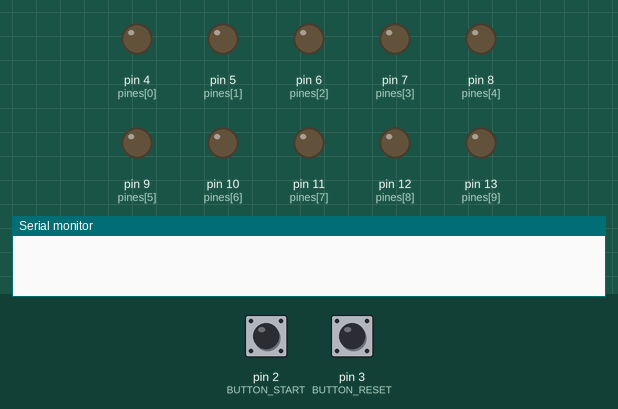
A sketch run on a simulated Arduino Uno, built with avr-gcc and run on an emulated ATmega328P. Shown: output pins drawn as LEDs (lit = HIGH), the last lines printed to the serial monitor. Dashed ring = blinking. The inputs (shaded band) are chosen by the test bench; at power-on: pin 3 (BUTTON_RESET) LOW, pin 2 (BUTTON_START) LOW.

Above: at 3.8 s.
3.9 s: pin 3 (BUTTON_RESET) pulled HIGH for 1.3 s
At 5.8 s:
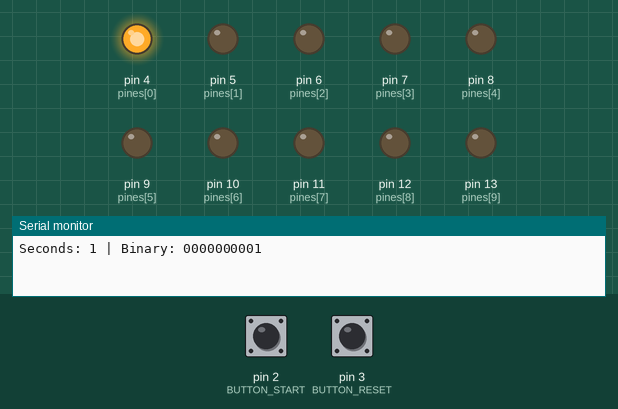
9.4 s: pin 2 (BUTTON_START) pulled HIGH for 1.3 s
At 10.5 s:
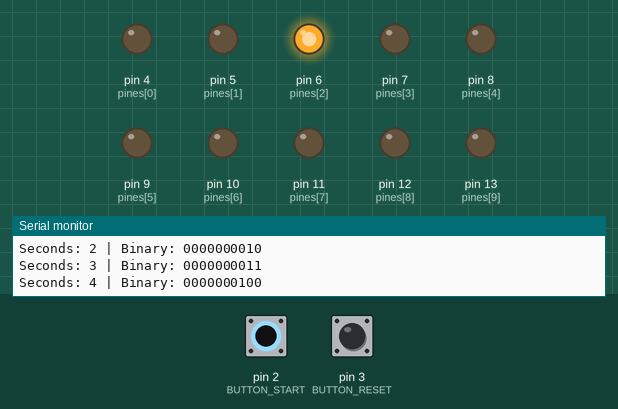
12.2 s: pin 2 (BUTTON_START) pulled HIGH for 1.3 s
At 17.5 s:
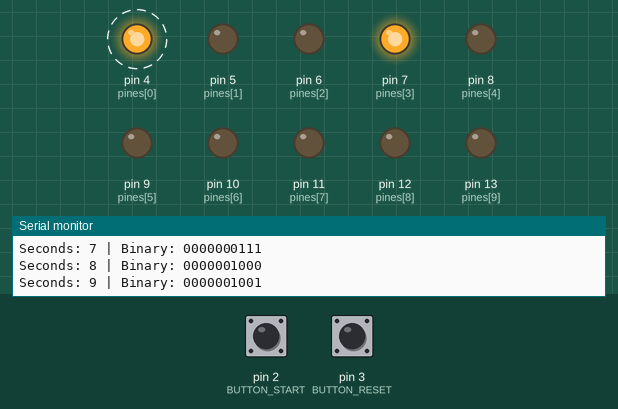
17.7 s: pin 2 (BUTTON_START) pulled HIGH for 3.2 s
At 19.5 s:
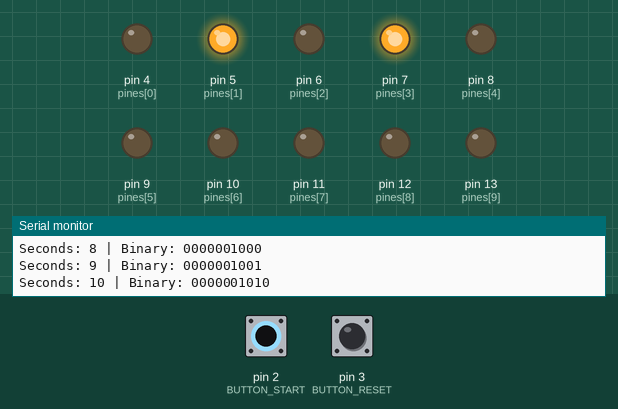
22.4 s: pin 2 (BUTTON_START) pulled HIGH for 1.3 s
At 23.8 s:
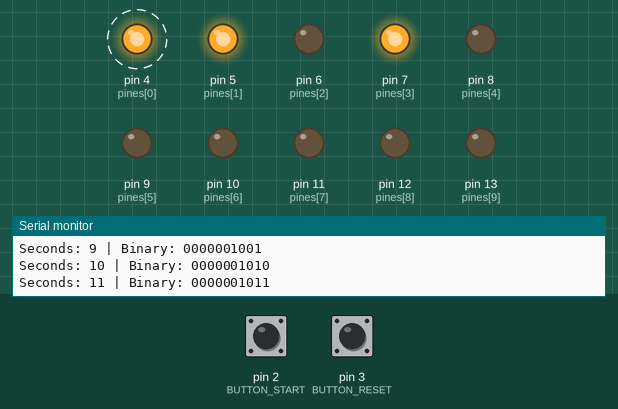
27.9 s: pin 3 (BUTTON_RESET) pulled HIGH for 3.2 s
At 28.8 s:
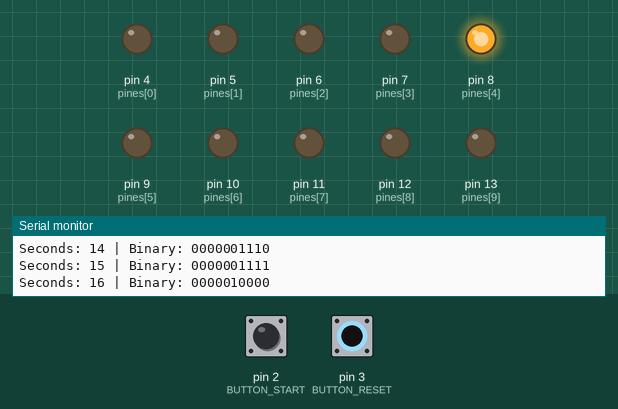
Timing chart, 0 to 50.5 s (numbered marks = the images above; inputs shaded):
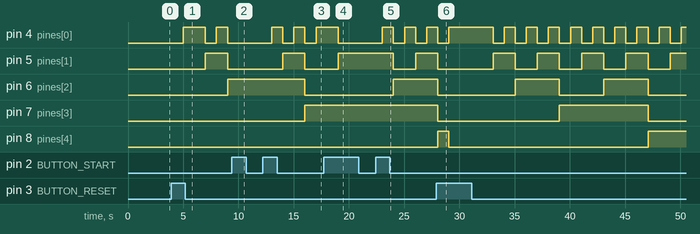

The sketch:

cronometro_binario.ino
```cpp
/*
 *	Trabajo Práctico 1: Cronómetro Binario
 *
 *	Al iniciar la simulacion, todos los led deben comenzar apagados.
 *	Cada 1 segundo que transcurra, se deben encender los led
 *	de acuerdo al numero que representan.
 *
 *	Ejemplo:
 *
 *	El numero 15 (0000001111) se representaria encendiendo los
 *	leds AMARILLO y NARANJA.
 *	Al pasar al numero 16 (0000010000), se deben apagar todos
 *	los led anteriores y encenderse uno de los leds VERDES.
 *	Notese, en el ejemplo los 0 representan los led apagados
 *	y los 1 los led encendidos).
 *
 *	-------------------------------------------------------
 *
 *	Al presionarse el boton START, debe iniciar el cronometro.
 *	Volver a presionarlo hace que la secuencia se detenga.
 *  (Como si se hubiese presionado pausa).
 *	Al presionarse el boton RESET, el cronometro
 *	debe reiniciarse y arrancar de 0.
 *
 *	Tip: Modularizar la función que controla el encendido de los
 *	LEDS y de ser posible, todo el código para evitar repetir lineas lo mas posible.
 *  Usar millis para controlar el tiempo del contador para que el cambio de los
 *	leds encendidos sea perceptible para el ojo humano y
 *	documentar cada función creada en el código.
 *	Un breve comentario que diga que es lo que hace esa función
 *  y de corresponder, que retorna).
*/

//##### Una Ayudita #####
//--- Defines ---//
#define ZERO_TO_HERO 0          //? To start the counter from 0
#define BUTTON_START 2
#define BUTTON_RESET 3
#define FIRST_LED 4             //? First pin of the leds
#define LAST_LED 13             //? Last pin of the leds
#define BASE_MILLI_SECONDS 1000 //? Secods expresed in miliseconds
#define MAX_SECONDS 1023        //! Max amount of secods to show
//--- End Defines ---//

int pines[10]={4,5,6,7,8,9,10,11,12,13};

void setup()
{
  	Serial.begin(9600);

  //creo un for para recorrer mi array de pines y setearlos como OUTPUT
  	for(int i = 0 ; i <= 10;i++)
    {
      pinMode(pines[i],OUTPUT);
    }
  //Seteo los botones como INPUT
  	pinMode(BUTTON_RESET,INPUT);
  	pinMode(BUTTON_START,INPUT);

}

unsigned long millisAntes = ZERO_TO_HERO;

int timer = ZERO_TO_HERO;
int bin = ZERO_TO_HERO;
int binario = ZERO_TO_HERO;
int flag;
int num;

String segundos = "Seconds: ";
String binarios = " | Binary: ";

void loop()
{
  unsigned long millisAhora = millis();
  //uso la funcion millis() para setear el loop como si fuera cada 1 segundo
  if(millisAhora - millisAntes >= BASE_MILLI_SECONDS)
  {
    	cronoBinario();
    	millisAntes = millisAhora;
  }
  delay(20);
}

//Funcion que me prende los LEDs
void prenderLed()
{
  //un ++ a mi variable que guarda mi numero
  //de donde vamos a sacar el numero binario
    binario++;

  //pregunto si binario es mayor/igual a 0 o menor/igual a 1023
    if(binario >= ZERO_TO_HERO && binario <= MAX_SECONDS)
    {
      //si se cumple la condicion asigno el numero que tengo guardado en binario
      //en num
        num = binario;

      	// creo un for para recorrer mi array de pines
        for(int i=0; i < 10; i++)
        {
          //si el resto de numero es = 1
          // prendo el Led del pin[i]
            if(num % 2 == 1)
            {
              digitalWrite(pines[i], HIGH);
            }
          //si no lo apago
            else
            {
              digitalWrite(pines[i],LOW);
            }
          //luego divido al numero 2 para sacar el proximo binario
          	num = num /2;
        }
    }
}
//Funcion de mi boton Start/Pause
void start()
{
  //variable que me lee el boton start
  int botonStart = digitalRead(BUTTON_START);

  //si el boton = 1,  digo que me cambio de valor la bandera
  if(botonStart)
  {
    flag = !flag;
  }
  //si mi bandera es = 1 y el numero binario es menor/igual a 1023
  //prendo los leds, inicio el contador y muestro el mensaje por consola
  if(flag && binario <= MAX_SECONDS)
  {
    prenderLed();
    timer++;
	mostrarConsola();
  }
}
//Funcion de mi Boton de reset
void reset()
{
  //variable que me lee el boton reset
  int botonReset = digitalRead(BUTTON_RESET);

  //si el boton es = 1
  //seteo la bandera en 1 para que arrequen los leds
  //y seteo el timer y el numero binario en 0
  if(botonReset)
  {
    flag = 1;
    timer = ZERO_TO_HERO;
    binario = ZERO_TO_HERO;
  }
}
//Funcion que me muestra el tiempo y
//el numero binario en consola
void mostrarConsola()
{
  //si binario es menor/igual a 1023 muestro mensaje en consola
  	if(binario <= MAX_SECONDS)
  	{

  		Serial.println(segundos + timer + binarios+
                 			 		digitalRead(13)+
                             		digitalRead(12)+
                             		digitalRead(11)+
                             		digitalRead(10)+
                             		digitalRead(9)+
                             		digitalRead(8)+
                             		digitalRead(7)+
                             		digitalRead(6)+
                             		digitalRead(5)+
                 			 		digitalRead(4));
	}
}
//Funcion que me apaga todos los LEDs
void apagarLed()
{
  //for que recorre mi array de pines y los apaga
  	for(int i = 0; i < 11;i++)
    {
       digitalWrite(pines[i],LOW);
    }
}
//Funcion donde esta las funciones de mi cronometro
void cronoBinario()
{
  	start();
    reset();

  //si llega al valor maximo apaga los leds
  	if(binario >= MAX_SECONDS)
    {
       apagarLed();
    }
}
```

Measured:
- after the input at 3.9 s, pin 4 (pines[0]): LOW → HIGH after 1.1 s, → LOW 2.0 s later, → HIGH 1.0 s later, → LOW 1.0 s later; pin 5 (pines[1]): LOW → HIGH after 3.1 s, → LOW 2.0 s later; pin 6 (pines[2]): LOW → HIGH after 5.1 s
- after the input at 9.4 s, pin 4 (pines[0]): stays LOW (without the input it goes to HIGH after 0.61 s); pin 5 (pines[1]): stays LOW (without the input it goes to HIGH after 1.6 s)
- after the input at 12.2 s, pin 4 (pines[0]): alternates HIGH for 1.0 s and LOW for 1.0 s, starting after 0.81 s; pin 5 (pines[1]): LOW → HIGH after 1.8 s, → LOW 2.0 s later; pin 6 (pines[2]): HIGH → LOW after 3.8 s; pin 7 (pines[3]): LOW → HIGH after 3.8 s
- after the input at 17.7 s, pin 6 (pines[2]): stays LOW (without the input it goes to HIGH after 2.3 s)
- after the input at 22.4 s, pin 4 (pines[0]): alternates HIGH for 1.0 s and LOW for 1.0 s, starting after 0.62 s; pin 5 (pines[1]): HIGH → LOW after 1.6 s, → HIGH 2.0 s later; pin 6 (pines[2]): LOW → HIGH after 1.6 s
- after the input at 27.9 s, pin 9 (pines[5]): stays LOW (without the input it goes to HIGH after 16.2 s)
